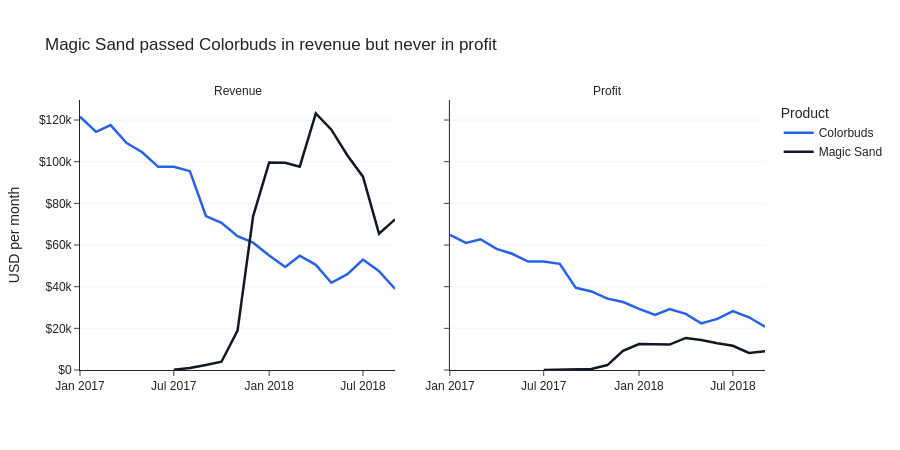

The notebook cell this image was saved under:
### Code cell
df_plot = df_two_products.melt(
    id_vars=['month', 'product_name'],
    value_vars=['revenue', 'profit'],
    var_name='metric',
    value_name='usd',
)
df_plot['metric'] = df_plot['metric'].str.title()

fig = px.line(
    df_plot,
    x='month',
    y='usd',
    color='product_name',
    facet_col='metric',
    color_discrete_map={'Colorbuds': HIGHLIGHT, 'Magic Sand': DARK},
    labels={'month': '', 'usd': 'USD per month', 'product_name': 'Product'},
    title='Magic Sand passed Colorbuds in revenue but never in profit',
    facet_col_spacing=0.08,
    height=450,
)
fig.for_each_annotation(lambda a: a.update(text=a.text.split('=')[-1]))
fig.update_xaxes(dtick='M6', tickformat='%b %Y')
fig.update_traces(line_width=2.5)
fig.update_yaxes(tickprefix='$', showgrid=True, gridcolor='#F3F4F6', rangemode='tozero')
fig.show()

### Figure 1 — Plotly figure (JSON) as saved in the notebook; plotly's stock layout.template omitted (floating-point values rounded to 4 significant figures)
{"data": [{"hovertemplate": "Product=Colorbuds<br>metric=Revenue<br>=%{x}<br>USD per month=%{y}<extra></extra>", "legendgroup": "Colorbuds", "line": {"color": "#2563EB", "dash": "solid", "width": 2.5}, "marker": {"symbol": "circle"}, "mode": "lines", "name": "Colorbuds", "orientation": "v", "showlegend": true, "type": "scatter", "x": ["2017-01-01T00:00:00", "2017-02-01T00:00:00", "2017-03-01T00:00:00", "2017-04-01T00:00:00", "2017-05-01T00:00:00", "2017-06-01T00:00:00", "2017-07-01T00:00:00", "2017-08-01T00:00:00", "2017-09-01T00:00:00", "2017-10-01T00:00:00", "2017-11-01T00:00:00", "2017-12-01T00:00:00", "2018-01-01T00:00:00", "2018-02-01T00:00:00", "2018-03-01T00:00:00", "2018-04-01T00:00:00", "2018-05-01T00:00:00", "2018-06-01T00:00:00", "2018-07-01T00:00:00", "2018-08-01T00:00:00", "2018-09-01T00:00:00"], "xaxis": "x", "y": [121600.0, 114300.0, 117600.0, 108900.0, 104500.0, 97520.0, 97600.0, 95460.0, 73920.0, 70650.0, 64220.0, 61130.0, 54950.0, 49480.0, 54860.0, 50500.0, 41900.0, 46000.0, 53020.0, 47440.0, 38880.0], "yaxis": "y"}, {"hovertemplate": "Product=Colorbuds<br>metric=Profit<br>=%{x}<br>USD per month=%{y}<extra></extra>", "legendgroup": "Colorbuds", "line": {"color": "#2563EB", "dash": "solid", "width": 2.5}, "marker": {"symbol": "circle"}, "mode": "lines", "name": "Colorbuds", "orientation": "v", "showlegend": false, "type": "scatter", "x": ["2017-01-01T00:00:00", "2017-02-01T00:00:00", "2017-03-01T00:00:00", "2017-04-01T00:00:00", "2017-05-01T00:00:00", "2017-06-01T00:00:00", "2017-07-01T00:00:00", "2017-08-01T00:00:00", "2017-09-01T00:00:00", "2017-10-01T00:00:00", "2017-11-01T00:00:00", "2017-12-01T00:00:00", "2018-01-01T00:00:00", "2018-02-01T00:00:00", "2018-03-01T00:00:00", "2018-04-01T00:00:00", "2018-05-01T00:00:00", "2018-06-01T00:00:00", "2018-07-01T00:00:00", "2018-08-01T00:00:00", "2018-09-01T00:00:00"], "xaxis": "x2", "y": [64880.0, 61020.0, 62740.0, 58140.0, 55790.0, 52050.0, 52090.0, 50940.0, 39450.0, 37700.0, 34270.0, 32620.0, 29330.0, 26410.0, 29280.0, 26950.0, 22360.0, 24550.0, 28300.0, 25320.0, 20750.0], "yaxis": "y2"}, {"hovertemplate": "Product=Magic Sand<br>metric=Revenue<br>=%{x}<br>USD per month=%{y}<extra></extra>", "legendgroup": "Magic Sand", "line": {"color": "#111827", "dash": "solid", "width": 2.5}, "marker": {"symbol": "circle"}, "mode": "lines", "name": "Magic Sand", "orientation": "v", "showlegend": true, "type": "scatter", "x": ["2017-07-01T00:00:00", "2017-08-01T00:00:00", "2017-09-01T00:00:00", "2017-10-01T00:00:00", "2017-11-01T00:00:00", "2017-12-01T00:00:00", "2018-01-01T00:00:00", "2018-02-01T00:00:00", "2018-03-01T00:00:00", "2018-04-01T00:00:00", "2018-05-01T00:00:00", "2018-06-01T00:00:00", "2018-07-01T00:00:00", "2018-08-01T00:00:00", "2018-09-01T00:00:00"], "xaxis": "x", "y": [80.0, 1007.0, 2399.0, 3966.0, 18900.0, 73760.0, 99650.0, 99490.0, 97640.0, 123100.0, 115400.0, 103000.0, 92820.0, 65430.0, 72320.0], "yaxis": "y"}, {"hovertemplate": "Product=Magic Sand<br>metric=Profit<br>=%{x}<br>USD per month=%{y}<extra></extra>", "legendgroup": "Magic Sand", "line": {"color": "#111827", "dash": "solid", "width": 2.5}, "marker": {"symbol": "circle"}, "mode": "lines", "name": "Magic Sand", "orientation": "v", "showlegend": false, "type": "scatter", "x": ["2017-07-01T00:00:00", "2017-08-01T00:00:00", "2017-09-01T00:00:00", "2017-10-01T00:00:00", "2017-11-01T00:00:00", "2017-12-01T00:00:00", "2018-01-01T00:00:00", "2018-02-01T00:00:00", "2018-03-01T00:00:00", "2018-04-01T00:00:00", "2018-05-01T00:00:00", "2018-06-01T00:00:00", "2018-07-01T00:00:00", "2018-08-01T00:00:00", "2018-09-01T00:00:00"], "xaxis": "x2", "y": [10.0, 126.0, 300.0, 496.0, 2364.0, 9226.0, 12460.0, 12440.0, 12210.0, 15400.0, 14430.0, 12880.0, 11610.0, 8184.0, 9046.0], "yaxis": "y2"}], "layout": {"annotations": [{"font": {}, "showarrow": false, "text": "Revenue", "x": 0.23, "xanchor": "center", "xref": "paper", "y": 1.0, "yanchor": "bottom", "yref": "paper"}, {"font": {}, "showarrow": false, "text": "Profit", "x": 0.77, "xanchor": "center", "xref": "paper", "y": 1.0, "yanchor": "bottom", "yref": "paper"}], "height": 450, "legend": {"title": {"text": "Product"}, "tracegroupgap": 0}, "title": {"text": "Magic Sand passed Colorbuds in revenue but never in profit"}, "xaxis": {"anchor": "y", "domain": [0.0, 0.46], "dtick": "M6", "tickformat": "%b %Y", "title": {"text": ""}}, "xaxis2": {"anchor": "y2", "domain": [0.54, 1.0], "dtick": "M6", "matches": "x", "tickformat": "%b %Y", "title": {"text": ""}}, "yaxis": {"anchor": "x", "domain": [0.0, 1.0], "gridcolor": "#F3F4F6", "rangemode": "tozero", "showgrid": true, "tickprefix": "$", "title": {"text": "USD per month"}}, "yaxis2": {"anchor": "x2", "domain": [0.0, 1.0], "gridcolor": "#F3F4F6", "matches": "y", "rangemode": "tozero", "showgrid": true, "showticklabels": false, "tickprefix": "$"}}}
